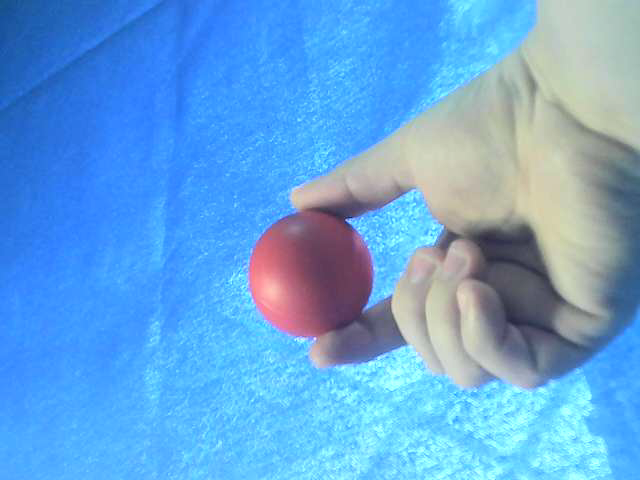
%> input picture ball_red.png, 640 x 480 px
$ octave e10_color_thresholding.m   (GNU Octave 9; MATLAB toolbox functions it lacks are replaced by stand-ins)
%> lines starting %> are read from the running program, lines starting %| are printed output that depends on the picture; in (x1, y1, x2, y2) boxes, pixels count from 0 and x2, y2 are one past the last pixel; in counts of white or black regions, pixels touching at a corner belong together; the program's own positions count from 1
%> further down, img_rgb is the input picture: size 480x640x3 uint8; mean R, G, B 101.5, 164.2, 219.9
%> `img_hsv = rgb2hsv(img_rgb);`: img_hsv: size 480x640x3 double; mean H, S, V 0.537, 0.534, 0.88
### in_range.m
function output = in_range(input, minval, maxval)
%> called with minval = [0.8 0.3 0], maxval = [1 1 1]
	chn_h = input(:, :, 1);
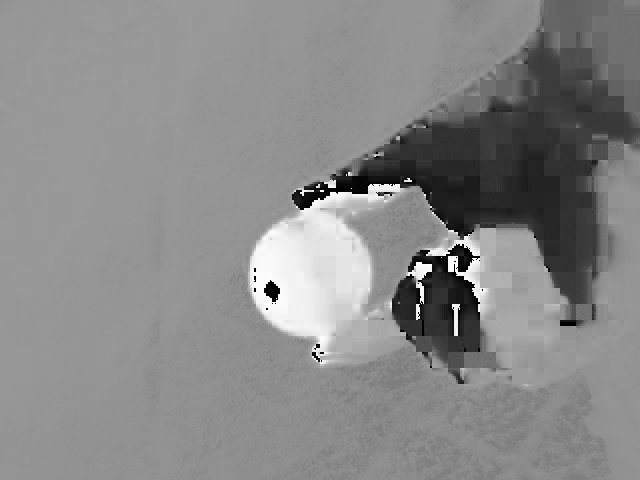
%> chn_h: size 480x640 double; min 0, max 0.998, mean 0.537
	chn_s = input(:, :, 2);
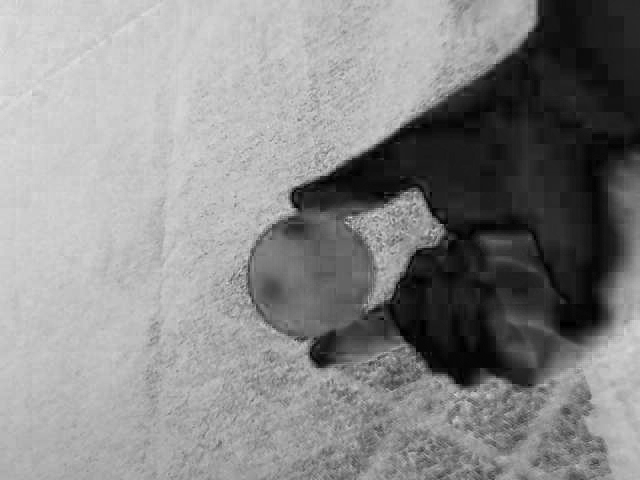
%> chn_s: size 480x640 double; min 0, max 0.894, mean 0.534
	chn_v = input(:, :, 3);
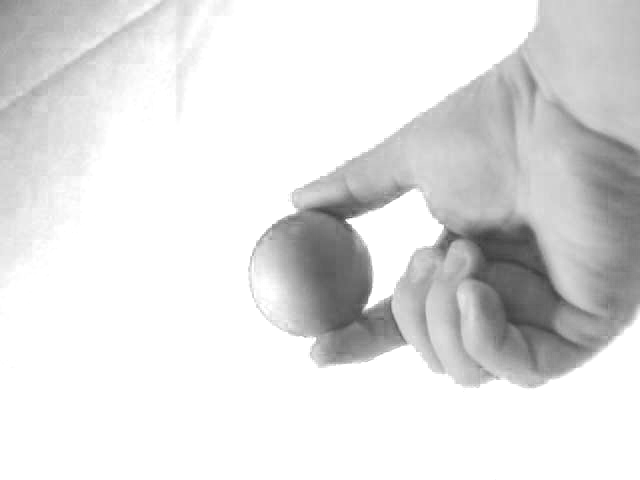
%> chn_v: size 480x640 double; min 0.235, max 1, mean 0.88

	chn_h( minval(1) > chn_h) = 0;
	chn_s( minval(2) > chn_s) = 0;
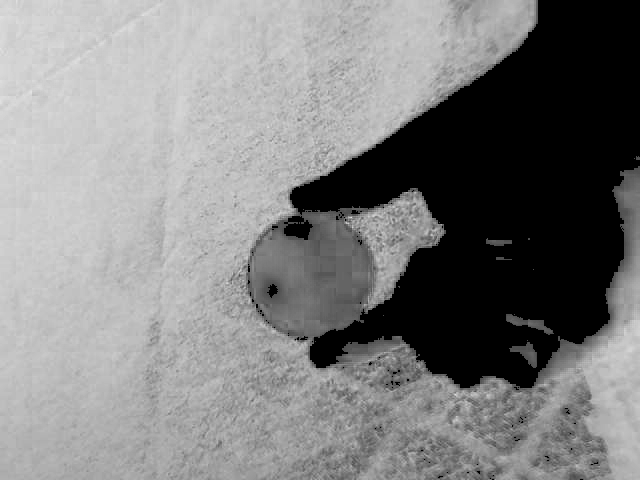
%> chn_s: size 480x640 double; min 0, max 0.894, mean 0.505
	chn_v( minval(3) > chn_v) = 0;

	chn_h( maxval(1) < chn_h) = 0;
	chn_s( maxval(2) < chn_s) = 0;
	chn_v( maxval(3) < chn_v) = 0;

	% !=, is not, ~=
	chn_h( chn_h ~= 0) = 1;
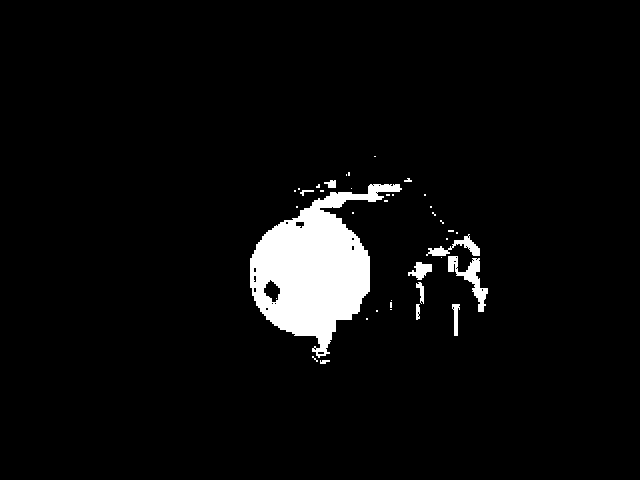
%> chn_h: size 480x640 double; values 0 (black) and 1 (white), 4.7% white; 39 white regions (28 under 20 px), largest, box (x1, y1, x2, y2) and area: (250, 184, 402, 358) 12580, (448, 256, 488, 312) 708, (426, 234, 480, 256) 394
	chn_s( chn_s ~= 0) = 1;
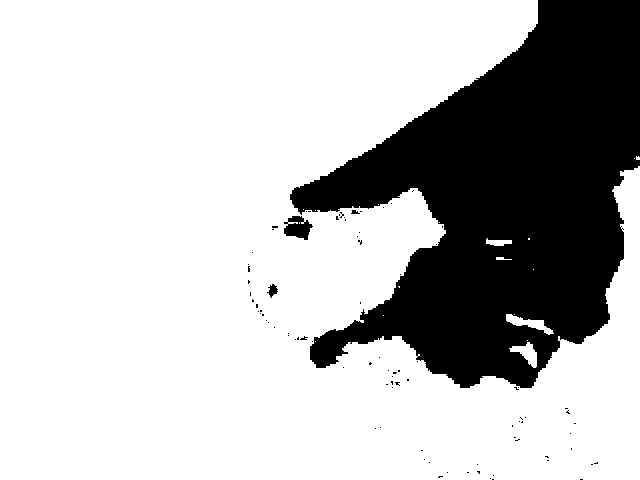
%> chn_s: size 480x640 double; values 0 (black) and 1 (white), 75.1% white; 89 black regions (85 under 20 px), largest, box (x1, y1, x2, y2) and area: (290, 0, 640, 388) 75744, (284, 216, 313, 240) 441, (267, 284, 278, 298) 82, (351, 210, 360, 214) 24
	chn_v( chn_v ~= 0) = 1;
%> chn_v: size 480x640 double; every value is 1

	chn_h = uint8(chn_h);
	chn_s = uint8(chn_s);
	chn_v = uint8(chn_v);
%> chn_v: size 480x640 uint8; every value is 1

	ones = chn_h & chn_s & chn_v;
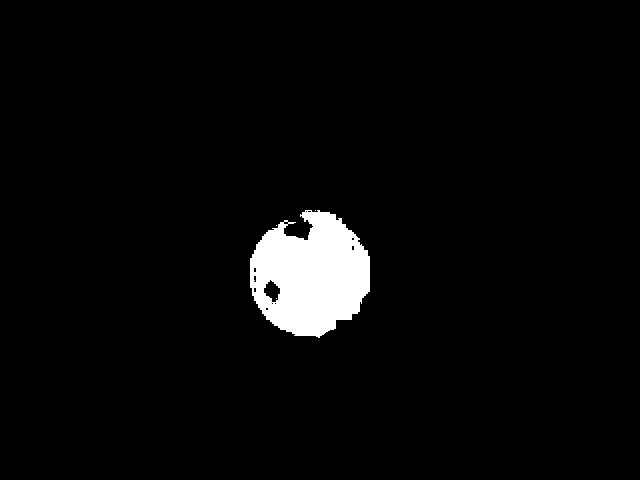
%> ones: size 480x640 logical; 3.5% white; 4 white regions (3 under 20 px), largest, box (x1, y1, x2, y2) and area: (250, 210, 370, 338) 10899
	% problem! and operations => bool
	output = zeros(size(chn_h));
	output(ones > 0) = 1.0;
end

### e10_color_thresholding.m
clc;
clear;
% ge file_paths names
img_rgb = imread("ball_red.png");
% display images
imshow(img_rgb)
% result of this is in double from 0 - 1
img_hsv = rgb2hsv(img_rgb);

% color in range
img_ranged = in_range(img_hsv, [0.8, 0.3, 0.0], [1.0,1.0,1.0]);

% dilate image
se = strel('sphere',5);
%> (the run ends here)

$ run again, with baboon.png copied over ball_red.png
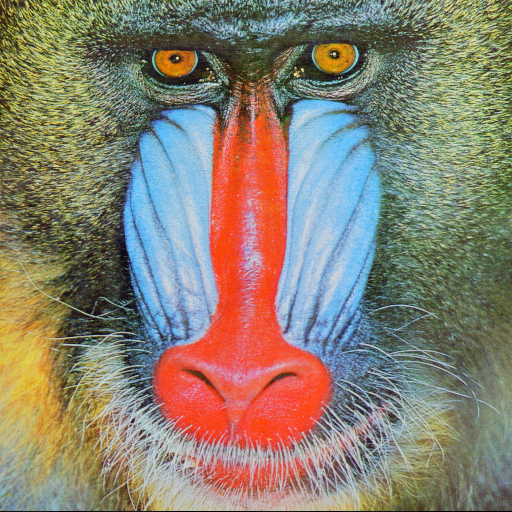
%> input picture baboon.png, 512 x 512 px
%> img_rgb is the input picture: size 512x512x3 uint8; mean R, G, B 137.4, 128.9, 113.1
%> img_hsv: size 512x512x3 double; mean H, S, V 0.338, 0.376, 0.625
%> in in_range, `chn_h( chn_h ~= 0) = 1;`:
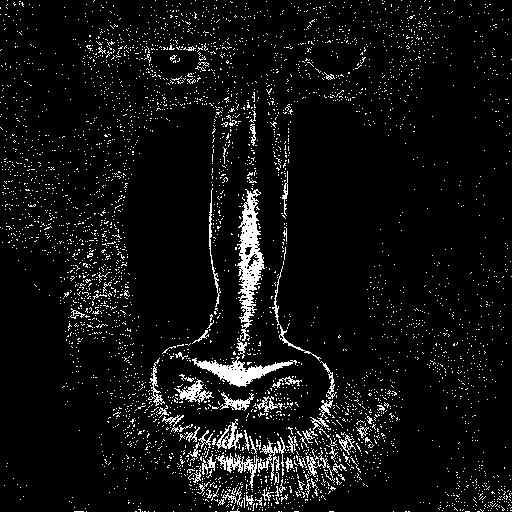
%> chn_h: size 512x512 double; values 0 (black) and 1 (white), 6.3% white in thin lines or dots
%> in in_range, `ones = chn_h & chn_s & chn_v;`:
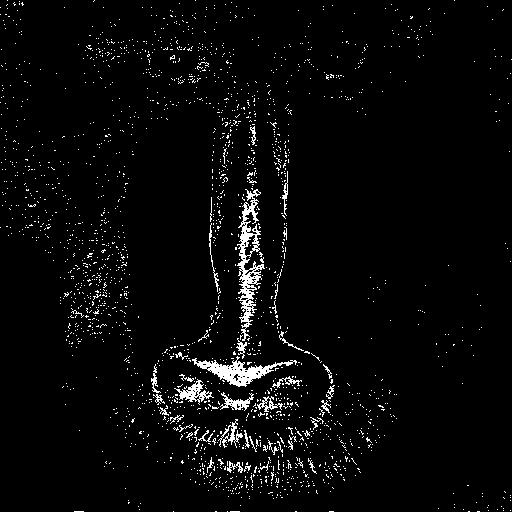
%> ones: size 512x512 logical; 3.5% white in thin lines or dots
%> output: size 512x512 double; values 0 (black) and 1 (white), 3.5% white in thin lines or dots

$ run again, with monedas.jpg saved as ball_red.png
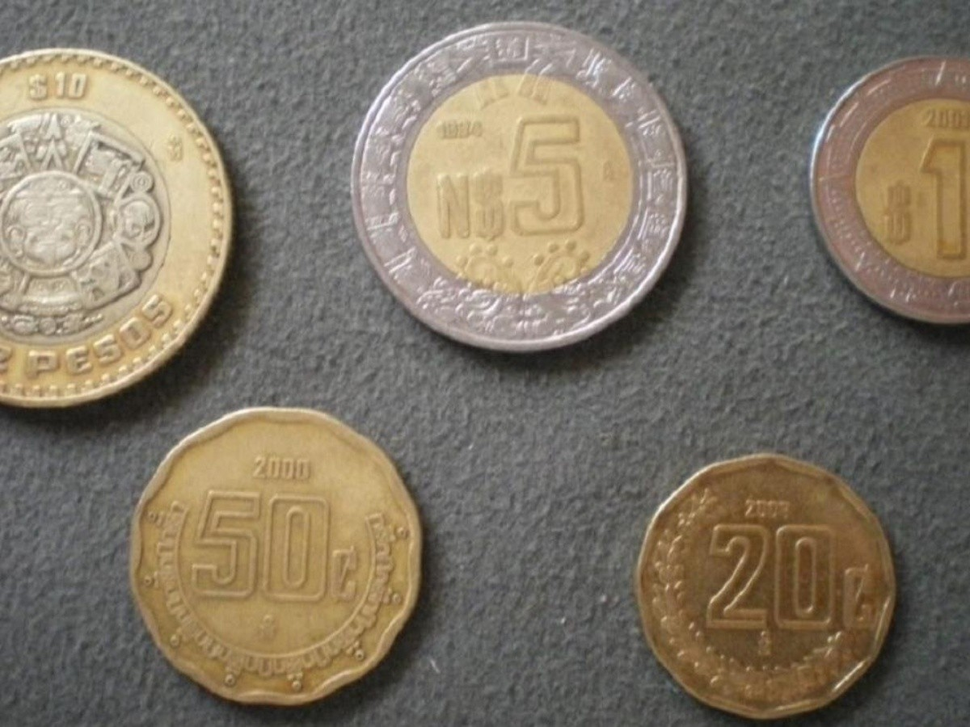
%> input picture monedas.jpg, 970 x 727 px, shrunk from 1200 x 900 before the run
%> img_rgb is the input picture: size 727x970x3 uint8; mean R, G, B 127.2, 117.7, 102.2
%> img_hsv: size 727x970x3 double; mean H, S, V 0.201, 0.178, 0.502
%> in in_range, `chn_h( chn_h ~= 0) = 1;`:
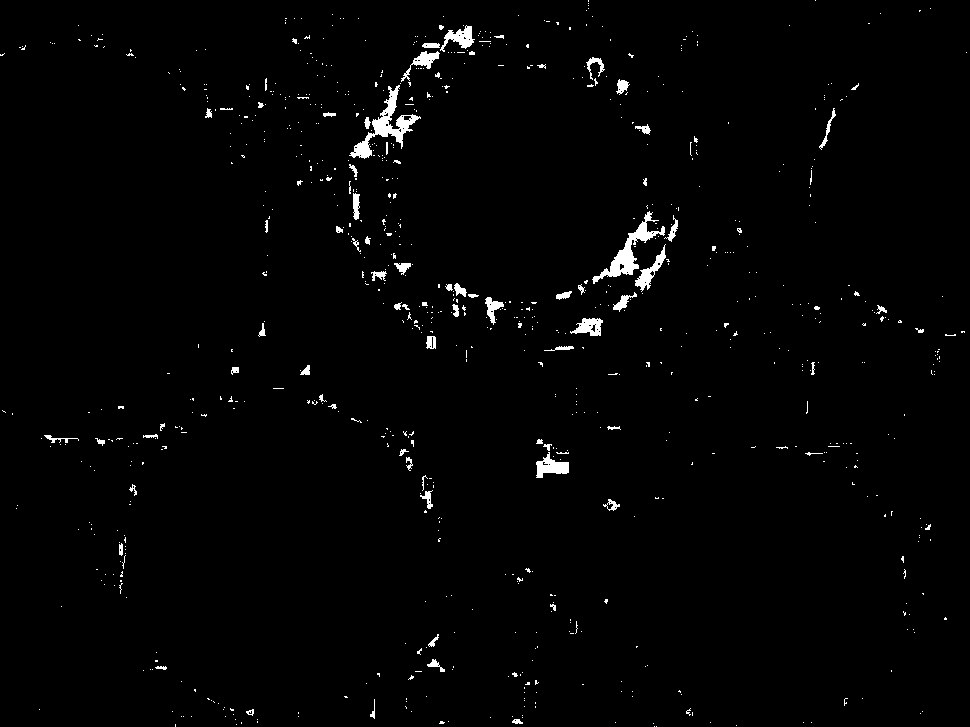
%> chn_h: size 727x970 double; values 0 (black) and 1 (white), 1.5% white; 845 white regions (766 under 20 px), largest, box (x1, y1, x2, y2) and area: (349, 85, 421, 159) 1240, (592, 211, 665, 284) 1113, (536, 452, 569, 478) 450
%> in in_range, `chn_s( chn_s ~= 0) = 1;`:
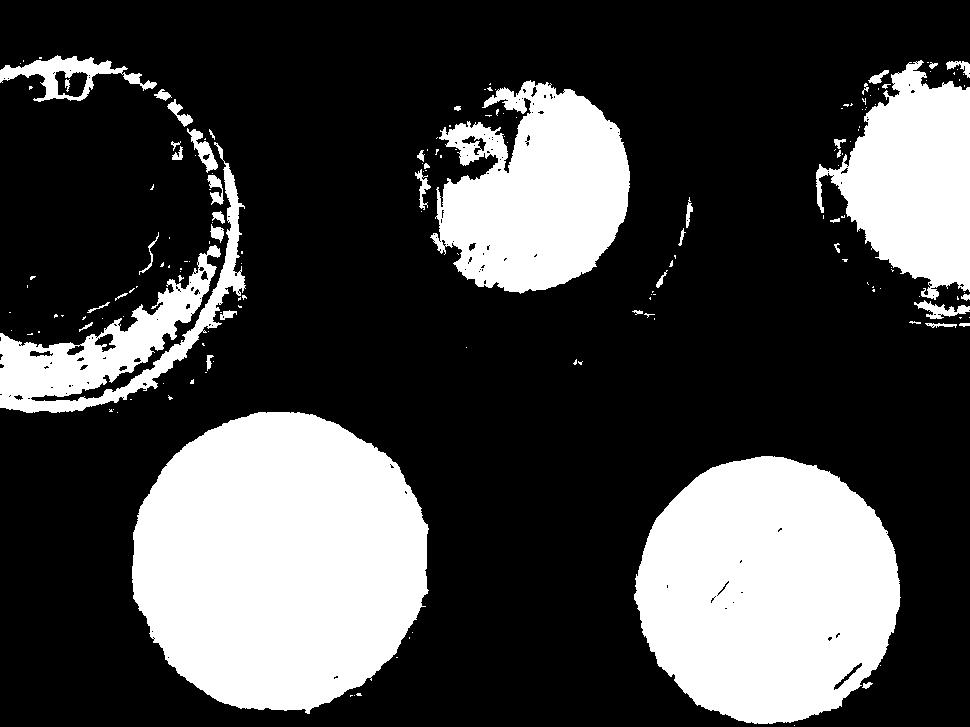
%> chn_s: size 727x970 double; values 0 (black) and 1 (white), 27.9% white; 172 white regions (126 under 20 px), largest, box (x1, y1, x2, y2) and area: (132, 412, 429, 714) 69601, (634, 456, 901, 724) 54812, (430, 80, 630, 294) 28720
%> ones: size 727x970 logical; every value is 0
%> output: size 727x970 double; every value is 0
